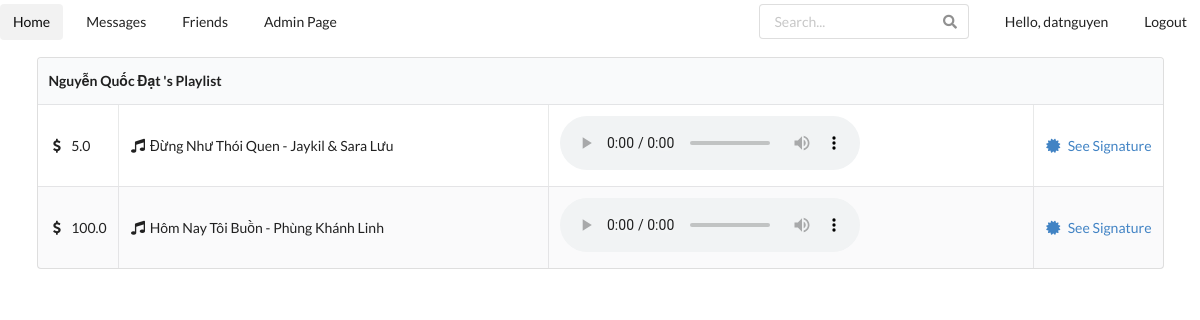
Page /info/datnguyen (signed in) on the committed database.
### DatShiroShop/models.py (models this page shows, shortened)
class Song(models.Model):
    id = models.CharField(max_length=20, primary_key=True, unique=True)
    name = models.CharField('Song Name', null=True, blank=True, max_length=100)
    link = models.CharField(null=True, blank=True, max_length=200)
    author = models.CharField('Author', null=True, blank=True, max_length=100)
    extension = models.CharField(null=True, blank=True, max_length=20)
    price = models.FloatField('Price', default=0)
    signature = models.CharField(blank=True, max_length=200)

### DatShiroShop/views.py (the view)
# urls.py: path(r'info/<username>', views.info, name='info'),
@login_required()
def info(request, username):
    print("User info: ")
    user = User.objects.get(username=username)
    print(user.profile)
    list_songs_id = [song['id'] for song in user.profile.songs.values()]
    print(list_songs_id)
    songs = user.profile.songs.all
    print("Song: ", songs)
    return render(request, 'sites/info.html', {'user': user, 'songs': songs})

### DatShiroShop/models.py (called while the page is built)
    def __str__(self):
        return self.user.username

### DatShiroShop/templates/sites/info.html
{% extends 'base.html' %}
{% block content %}
{% if songs.count > 0 %}
<table class="ui celled striped table">
    <thead>
    <tr>
        <th colspan="4">
            {{ user.get_full_name }} 's Playlist
        </th>
    </tr>
    </thead>
    <tbody>
    {% for song in songs %}
    <tr>
        <td class="collapsing">
            <i class="dollar icon"></i> {{ song.price }}
        </td>
        <td>
            <i class="music icon"></i>{{ song.name }} -  {{ song.author }}
        </td>
        <td>
            <audio controls>
                <source src="{{ song.link }}" type="audio/mp3">
            </audio>
        </td>
        <td class="collapsing">
            {% if song in user.profile.songs.all%}
                <a>
                    <i class="certificate icon"></i> See Signature
                </a>
            {% else %}
                <a href="{% url 'buy_song' song.id%}">
                    <i class="money bill alternate outline icon"></i> Get now!
                </a>
            {% endif %}
        </td>
    </tr>
    {% endfor %}
    </tbody>
</table>
{% endif %}
{% endblock %}

### DatShiroShop/templates/base.html (shortened to what this page needs)
{% load static %}
<!doctype html>
<html lang="en">
<head>
    <link rel="stylesheet" type="text/css" href="{% static 'dist/semantic.min.css' %}">
    <link rel="stylesheet" href="{% static 'custom_css.css' %}">
</head>
<body>
    {% block navigator %}
    <div class="ui secondary  menu">
        <a class="active item" href="{% url 'homepage' %}">
            Home
        </a>
        <a class="item">
            Messages
        </a>
        <a class="item">
            Friends
        </a>
        <a class="item" href="/admin">
            Admin Page
        </a>
        <div class="right menu">
            <div class="item">
                <div class="ui icon input">
                    <input type="text" placeholder="Search...">
                    <i class="search link icon"></i>
                </div>
            </div>
            {% if not request.session.username %}
                <a class="ui item" href="{% url 'login' %}">
                    Login
                </a>
                <a class="ui item" href="{% url 'signup' %}">
                    Sign Up
                </a>
            {% else %}
                <a class="ui item" href="{% url 'info' request.session.username %}">
                    Hello, {{ request.session.fullname }}
                </a>
                <a class="ui item" href="{% url 'logout' %}">
                    Logout
                </a>
            {% endif %}
        </div>
    </div>
    {% endblock %}
    <div class="ui container">
        {% block content %}
        {% endblock %}
    </div>
</body>
</html>

### rows in the picture
Song: price "5.0", name "Đừng Như Thói Quen", author "Jaykil & Sara Lưu", shows "See Signature"
Song: price "100.0", name "Hôm Nay Tôi Buồn", author "Phùng Khánh Linh", shows "See Signature"

### other values in the picture
{{ request.session.fullname }} "datnguyen"
{{ user.get_full_name }} "Nguyễn Quốc Đạt"
